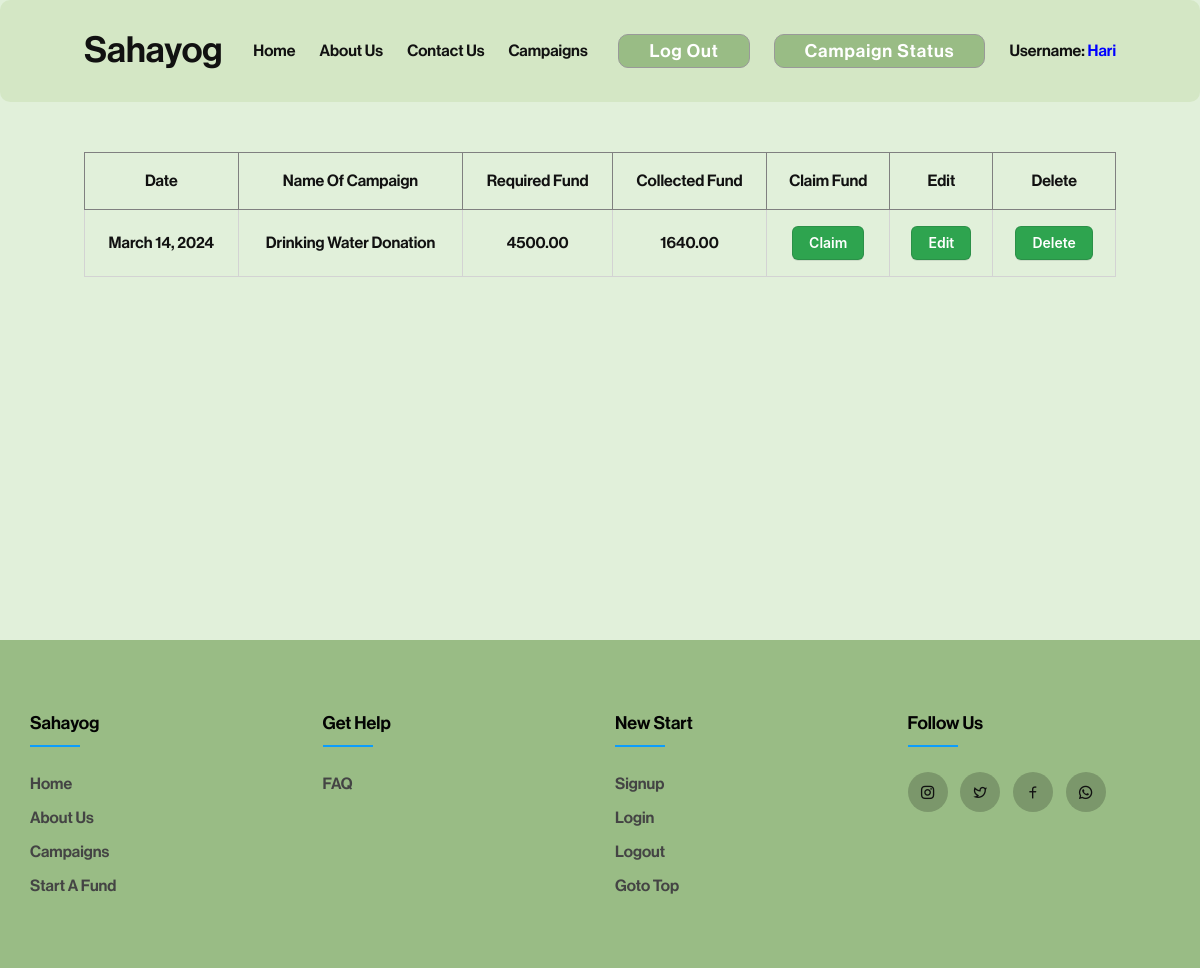
/campaignstatus/ (signed in), run on an earlier commit of the app's database.
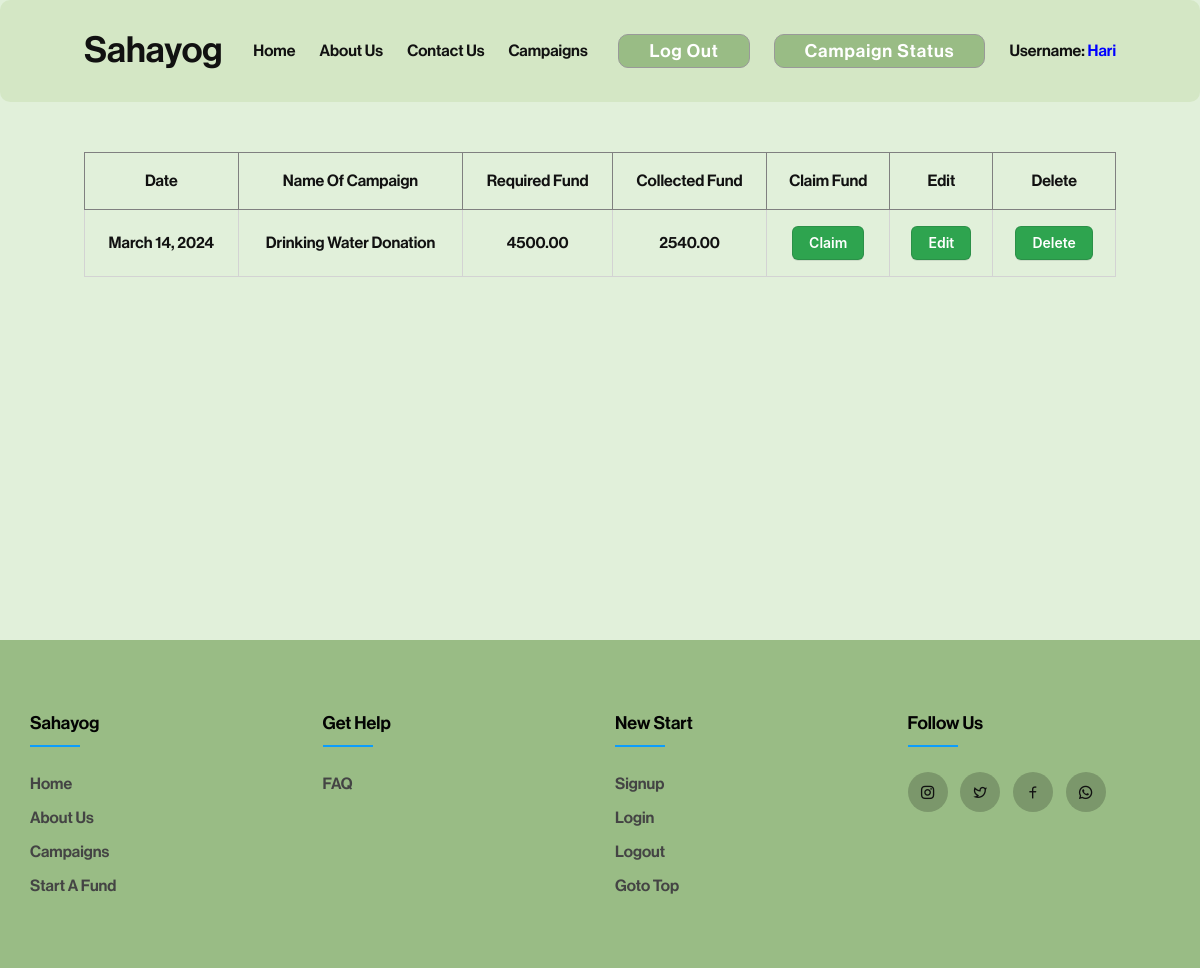
And on a later commit of the database.
### fundapp/models.py (models this page shows, shortened)
class AllFund(models.Model):
    user = models.ForeignKey(User, on_delete=models.CASCADE, related_name='user_campaign')
    sno = models.AutoField(primary_key=True)
    image = models.ImageField(upload_to="fundapp/images", default="upload-image")
    title = models.CharField(max_length=100)
    description = models.TextField(blank=True)
    campaignType = models.CharField(max_length=100)
    required = models.DecimalField(max_digits=19, decimal_places=10)
    have = models.DecimalField(max_digits=19, decimal_places=10, default=0)
    slug = models.CharField(max_length=130,unique=True, blank=True)
    timeStamp = models.DateField(auto_now_add=True, blank=True)

### fundapp/views.py (the view)
# urls.py: path('campaignstatus/', views.campaignstatus,name='campainstatus'),
@login_required(login_url='/login/')
def campaignstatus(request):
    myCampaigns = AllFund.objects.filter(user=request.user)
    context = {"myCampaigns": myCampaigns}
    return render(request, 'campaignStatus.html', context)

### templates/campaignStatus.html (shortened to what this page needs)
{% extends "base.html" %}
{% block stylesheet %}
<link rel="stylesheet" href="/static/css/campaignStatus.css">
{% endblock stylesheet %}
{% block content %}
    <div id="main">
        {% if not myCampaigns %}
        <center>
            <h2 style="margin-bottom: 1rem;">You Have Not Started a Campaign Yet!</h2>
            <a href="{% url 'startfund' %}">
                <button class="button-3">Start a Campaign</button>
            </a>
        </center>
        {% else %}
        <div id="campaign-status">
            <table>
                <tr>
                    <th>Date</th>
                    <th>Name of Campaign</th>
                    <th>Required Fund</th>
                    <th>Collected Fund</th>
                    <th>Claim Fund</th>
                    <th>Edit</th>
                    <th>Delete</th>
                </tr>
                {% for items in myCampaigns %}
                <tr>
                    <td>{{items.timeStamp}}</td>
                    <td>{{items.title}}</td>
                    <td>{{items.required|floatformat:2}}</td>
                    <td>{{items.have|floatformat:2}}</td>
                    <td>
                        <form action="/campaignstatus/fundclaiming/{{items.sno}}" method="post">
                            <button id="claim" class="button-3" type="submit" name="claim" role="button">Claim</button>
                        </form>
                       </td>
                    <td>
                        <form action="/campaignstatus/editCampaign/{{items.sno}}" method="post">
                            <button id="update" class="button-3" type="submit" name="update" role="button">Edit</button>
                        </form>
                </td>
                    <td>
                        <form action="/campaignstatus/deleteCampaign/{{items.sno}}" method="post">
                            <button id="delete" class="button-3" type="submit" name="edit" role="button">Delete</button>
                        </form>
                    </td>
                </tr>
                {% endfor %}
            </table>
        </div>
        {% endif %}
    </div>
{% endblock content %}

What changed in the data, as far as the page shows it:
changed AllFund "Drinking Water Donation": have "1640.00" → "2540.00"
